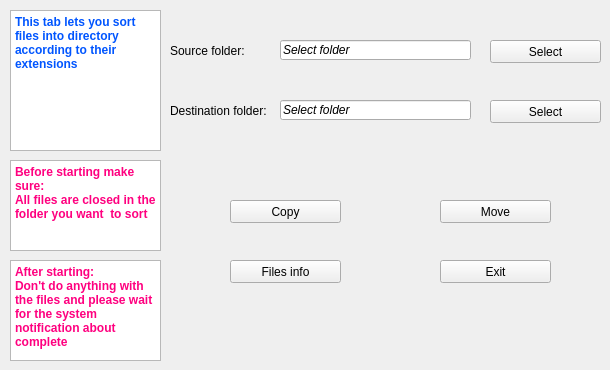
   <widget class="QWidget" name="tab_3">
    <property name="font">
     <font>
      <pointsize>9</pointsize>
      <weight>50</weight>
      <bold>false</bold>
     </font>
    </property>
    <attribute name="title">
     <string>Sort by file extensions</string>
    </attribute>
    <widget class="QTextBrowser" name="textBrowser_9">
     <property name="geometry">
      <rect>
       <x>10</x>
       <y>10</y>
       <width>151</width>
       <height>141</height>
      </rect>
     </property>
     <property name="html">
      <string>&lt;!DOCTYPE HTML PUBLIC &quot;-//W3C//DTD HTML 4.0//EN&quot; &quot;http://www.w3.org/TR/REC-html40/strict.dtd&quot;&gt;
&lt;html&gt;&lt;head&gt;&lt;meta name=&quot;qrichtext&quot; content=&quot;1&quot; /&gt;&lt;style type=&quot;text/css&quot;&gt;
p, li { white-space: pre-wrap; }
&lt;/style&gt;&lt;/head&gt;&lt;body style=&quot; font-family:'MS Shell Dlg 2'; font-size:9pt; font-weight:400; font-style:normal;&quot;&gt;
&lt;p style=&quot; margin-top:0px; margin-bottom:0px; margin-left:0px; margin-right:0px; -qt-block-indent:0; text-indent:0px;&quot;&gt;&lt;span style=&quot; font-weight:600; color:#0055ff;&quot;&gt;This tab lets you sort files into directory according to their extensions&lt;/span&gt;&lt;/p&gt;&lt;/body&gt;&lt;/html&gt;</string>
     </property>
    </widget>
    <widget class="QTextBrowser" name="textBrowser_10">
     <property name="geometry">
      <rect>
       <x>10</x>
       <y>160</y>
       <width>151</width>
       <height>91</height>
      </rect>
     </property>
     <property name="html">
      <string>&lt;!DOCTYPE HTML PUBLIC &quot;-//W3C//DTD HTML 4.0//EN&quot; &quot;http://www.w3.org/TR/REC-html40/strict.dtd&quot;&gt;
&lt;html&gt;&lt;head&gt;&lt;meta name=&quot;qrichtext&quot; content=&quot;1&quot; /&gt;&lt;style type=&quot;text/css&quot;&gt;
p, li { white-space: pre-wrap; }
&lt;/style&gt;&lt;/head&gt;&lt;body style=&quot; font-family:'MS Shell Dlg 2'; font-size:9pt; font-weight:400; font-style:normal;&quot;&gt;
&lt;p style=&quot; margin-top:0px; margin-bottom:0px; margin-left:0px; margin-right:0px; -qt-block-indent:0; text-indent:0px;&quot;&gt;&lt;span style=&quot; font-weight:600; color:#ff007f;&quot;&gt;Before starting make sure:&lt;/span&gt;&lt;/p&gt;
&lt;p style=&quot; margin-top:0px; margin-bottom:0px; margin-left:0px; margin-right:0px; -qt-block-indent:0; text-indent:0px;&quot;&gt;&lt;span style=&quot; font-weight:600; color:#ff007f;&quot;&gt;All files are closed in the folder you want  to sort&lt;/span&gt;&lt;/p&gt;&lt;/body&gt;&lt;/html&gt;</string>
     </property>
    </widget>
    <widget class="QLabel" name="label_19">
     <property name="geometry">
      <rect>
       <x>170</x>
       <y>40</y>
       <width>91</width>
       <height>21</height>
      </rect>
     </property>
     <property name="text">
      <string>Source folder:</string>
     </property>
    </widget>
    <widget class="QLabel" name="label_20">
     <property name="geometry">
      <rect>
       <x>170</x>
       <y>100</y>
       <width>101</width>
       <height>21</height>
      </rect>
     </property>
     <property name="text">
      <string>Destination folder:</string>
     </property>
    </widget>
    <widget class="QLineEdit" name="lineEdit_19">
     <property name="geometry">
      <rect>
       <x>280</x>
       <y>40</y>
       <width>191</width>
       <height>20</height>
      </rect>
     </property>
     <property name="font">
      <font>
       <pointsize>9</pointsize>
       <weight>50</weight>
       <italic>true</italic>
       <bold>false</bold>
      </font>
     </property>
     <property name="text">
      <string>Select folder</string>
     </property>
    </widget>
    <widget class="QLineEdit" name="lineEdit_20">
     <property name="geometry">
      <rect>
       <x>280</x>
       <y>100</y>
       <width>191</width>
       <height>20</height>
      </rect>
     </property>
     <property name="font">
      <font>
       <pointsize>9</pointsize>
       <weight>50</weight>
       <italic>true</italic>
       <bold>false</bold>
      </font>
     </property>
     <property name="text">
      <string>Select folder</string>
     </property>
    </widget>
    <widget class="QPushButton" name="pushButton_33">
     <property name="geometry">
      <rect>
       <x>490</x>
       <y>40</y>
       <width>111</width>
       <height>23</height>
      </rect>
     </property>
     <property name="text">
      <string>Select</string>
     </property>
    </widget>
    <widget class="QPushButton" name="pushButton_34">
     <property name="geometry">
      <rect>
       <x>490</x>
       <y>100</y>
       <width>111</width>
       <height>23</height>
      </rect>
     </property>
     <property name="text">
      <string>Select</string>
     </property>
    </widget>
    <widget class="QPushButton" name="pushButton_35">
     <property name="geometry">
      <rect>
       <x>230</x>
       <y>200</y>
       <width>111</width>
       <height>23</height>
      </rect>
     </property>
     <property name="text">
      <string>Copy</string>
     </property>
    </widget>
    <widget class="QPushButton" name="pushButton_36">
     <property name="geometry">
      <rect>
       <x>440</x>
       <y>200</y>
       <width>111</width>
       <height>23</height>
      </rect>
     </property>
     <property name="text">
      <string>Move</string>
     </property>
    </widget>
    <widget class="QPushButton" name="pushButton_37">
     <property name="geometry">
      <rect>
       <x>230</x>
       <y>260</y>
       <width>111</width>
       <height>23</height>
      </rect>
     </property>
     <property name="text">
      <string>Files info</string>
     </property>
    </widget>
    <widget class="QPushButton" name="pushButton_38">
     <property name="geometry">
      <rect>
       <x>440</x>
       <y>260</y>
       <width>111</width>
       <height>23</height>
      </rect>
     </property>
     <property name="text">
      <string>Exit</string>
     </property>
    </widget>
    <widget class="QTextBrowser" name="textBrowser_8">
     <property name="geometry">
      <rect>
       <x>10</x>
       <y>260</y>
       <width>151</width>
       <height>101</height>
      </rect>
     </property>
     <property name="html">
      <string>&lt;!DOCTYPE HTML PUBLIC &quot;-//W3C//DTD HTML 4.0//EN&quot; &quot;http://www.w3.org/TR/REC-html40/strict.dtd&quot;&gt;
&lt;html&gt;&lt;head&gt;&lt;meta name=&quot;qrichtext&quot; content=&quot;1&quot; /&gt;&lt;style type=&quot;text/css&quot;&gt;
p, li { white-space: pre-wrap; }
&lt;/style&gt;&lt;/head&gt;&lt;body style=&quot; font-family:'MS Shell Dlg 2'; font-size:9pt; font-weight:400; font-style:normal;&quot;&gt;
&lt;p style=&quot; margin-top:0px; margin-bottom:0px; margin-left:0px; margin-right:0px; -qt-block-indent:0; text-indent:0px;&quot;&gt;&lt;span style=&quot; font-weight:600; color:#ff007f;&quot;&gt;After starting:&lt;/span&gt;&lt;/p&gt;
&lt;p style=&quot; margin-top:0px; margin-bottom:0px; margin-left:0px; margin-right:0px; -qt-block-indent:0; text-indent:0px;&quot;&gt;&lt;span style=&quot; font-weight:600; color:#ff007f;&quot;&gt;Don't do anything with the files and please wait for the system notification about complete&lt;/span&gt;&lt;/p&gt;&lt;/body&gt;&lt;/html&gt;</string>
     </property>
    </widget>
   </widget>
